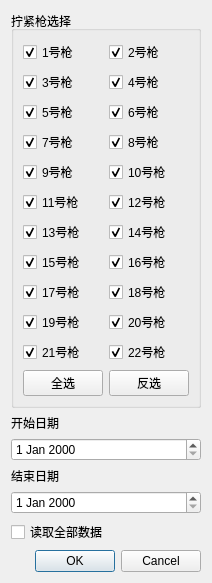
<?xml version="1.0" encoding="UTF-8"?>
<ui version="4.0">
 <class>Dialog</class>
 <widget class="QDialog" name="Dialog">
  <property name="geometry">
   <rect>
    <x>0</x>
    <y>0</y>
    <width>212</width>
    <height>491</height>
   </rect>
  </property>
  <property name="windowTitle">
   <string>Dialog</string>
  </property>
  <layout class="QVBoxLayout" name="verticalLayout" stretch="0,0">
   <item>
    <layout class="QHBoxLayout" name="horizontalLayout">
     <item>
      <layout class="QVBoxLayout" name="verticalLayout_2">
       <item>
        <widget class="QGroupBox" name="groupBox">
         <property name="sizePolicy">
          <sizepolicy hsizetype="Fixed" vsizetype="Preferred">
           <horstretch>0</horstretch>
           <verstretch>0</verstretch>
          </sizepolicy>
         </property>
         <property name="title">
          <string>拧紧枪选择</string>
         </property>
         <layout class="QFormLayout" name="formLayout">
          <item row="0" column="0">
           <widget class="QCheckBox" name="checkBoxS1">
            <property name="text">
             <string>1号枪</string>
            </property>
            <property name="checked">
             <bool>true</bool>
            </property>
            <attribute name="buttonGroup">
             <string notr="true">buttonGroup</string>
            </attribute>
           </widget>
          </item>
          <item row="0" column="1">
           <widget class="QCheckBox" name="checkBoxS2">
            <property name="text">
             <string>2号枪</string>
            </property>
            <property name="checked">
             <bool>true</bool>
            </property>
            <attribute name="buttonGroup">
             <string notr="true">buttonGroup</string>
            </attribute>
           </widget>
          </item>
          <item row="1" column="0">
           <widget class="QCheckBox" name="checkBoxS3">
            <property name="text">
             <string>3号枪</string>
            </property>
            <property name="checked">
             <bool>true</bool>
            </property>
            <attribute name="buttonGroup">
             <string notr="true">buttonGroup</string>
            </attribute>
           </widget>
          </item>
          <item row="1" column="1">
           <widget class="QCheckBox" name="checkBoxS4">
            <property name="text">
             <string>4号枪</string>
            </property>
            <property name="checked">
             <bool>true</bool>
            </property>
            <attribute name="buttonGroup">
             <string notr="true">buttonGroup</string>
            </attribute>
           </widget>
          </item>
          <item row="2" column="0">
           <widget class="QCheckBox" name="checkBoxS5">
            <property name="text">
             <string>5号枪</string>
            </property>
            <property name="checked">
             <bool>true</bool>
            </property>
            <attribute name="buttonGroup">
             <string notr="true">buttonGroup</string>
            </attribute>
           </widget>
          </item>
          <item row="2" column="1">
           <widget class="QCheckBox" name="checkBoxS6">
            <property name="text">
             <string>6号枪</string>
            </property>
            <property name="checked">
             <bool>true</bool>
            </property>
            <attribute name="buttonGroup">
             <string notr="true">buttonGroup</string>
            </attribute>
           </widget>
          </item>
          <item row="3" column="0">
           <widget class="QCheckBox" name="checkBoxS7">
            <property name="text">
             <string>7号枪</string>
            </property>
            <property name="checked">
             <bool>true</bool>
            </property>
            <attribute name="buttonGroup">
             <string notr="true">buttonGroup</string>
            </attribute>
           </widget>
          </item>
          <item row="3" column="1">
           <widget class="QCheckBox" name="checkBoxS8">
            <property name="text">
             <string>8号枪</string>
            </property>
            <property name="checked">
             <bool>true</bool>
            </property>
            <attribute name="buttonGroup">
             <string notr="true">buttonGroup</string>
            </attribute>
           </widget>
          </item>
          <item row="4" column="0">
           <widget class="QCheckBox" name="checkBoxS9">
            <property name="text">
             <string>9号枪</string>
            </property>
            <property name="checked">
             <bool>true</bool>
            </property>
            <attribute name="buttonGroup">
             <string notr="true">buttonGroup</string>
            </attribute>
           </widget>
          </item>
          <item row="4" column="1">
           <widget class="QCheckBox" name="checkBoxS10">
            <property name="text">
             <string>10号枪</string>
            </property>
            <property name="checked">
             <bool>true</bool>
            </property>
            <attribute name="buttonGroup">
             <string notr="true">buttonGroup</string>
            </attribute>
           </widget>
          </item>
          <item row="5" column="0">
           <widget class="QCheckBox" name="checkBoxS11">
            <property name="text">
             <string>11号枪</string>
            </property>
            <property name="checked">
             <bool>true</bool>
            </property>
            <attribute name="buttonGroup">
             <string notr="true">buttonGroup</string>
            </attribute>
           </widget>
          </item>
          <item row="5" column="1">
           <widget class="QCheckBox" name="checkBoxS12">
            <property name="text">
             <string>12号枪</string>
            </property>
            <property name="checked">
             <bool>true</bool>
            </property>
            <attribute name="buttonGroup">
             <string notr="true">buttonGroup</string>
            </attribute>
           </widget>
          </item>
          <item row="6" column="0">
           <widget class="QCheckBox" name="checkBoxS13">
            <property name="text">
             <string>13号枪</string>
            </property>
            <property name="checked">
             <bool>true</bool>
            </property>
            <attribute name="buttonGroup">
             <string notr="true">buttonGroup</string>
            </attribute>
           </widget>
          </item>
          <item row="6" column="1">
           <widget class="QCheckBox" name="checkBoxS14">
            <property name="text">
             <string>14号枪</string>
            </property>
            <property name="checked">
             <bool>true</bool>
            </property>
            <attribute name="buttonGroup">
             <string notr="true">buttonGroup</string>
            </attribute>
           </widget>
          </item>
          <item row="7" column="0">
           <widget class="QCheckBox" name="checkBoxS15">
            <property name="text">
             <string>15号枪</string>
            </property>
            <property name="checked">
             <bool>true</bool>
            </property>
            <attribute name="buttonGroup">
             <string notr="true">buttonGroup</string>
            </attribute>
           </widget>
          </item>
          <item row="7" column="1">
           <widget class="QCheckBox" name="checkBoxS16">
            <property name="text">
             <string>16号枪</string>
            </property>
            <property name="checked">
             <bool>true</bool>
            </property>
            <attribute name="buttonGroup">
             <string notr="true">buttonGroup</string>
            </attribute>
           </widget>
          </item>
          <item row="8" column="0">
           <widget class="QCheckBox" name="checkBoxS17">
            <property name="text">
             <string>17号枪</string>
            </property>
            <property name="checked">
             <bool>true</bool>
            </property>
            <attribute name="buttonGroup">
             <string notr="true">buttonGroup</string>
            </attribute>
           </widget>
          </item>
          <item row="8" column="1">
           <widget class="QCheckBox" name="checkBoxS18">
            <property name="text">
             <string>18号枪</string>
            </property>
            <property name="checked">
             <bool>true</bool>
            </property>
            <attribute name="buttonGroup">
             <string notr="true">buttonGroup</string>
            </attribute>
           </widget>
          </item>
          <item row="9" column="0">
           <widget class="QCheckBox" name="checkBoxS19">
            <property name="text">
             <string>19号枪</string>
            </property>
            <property name="checked">
             <bool>true</bool>
            </property>
            <attribute name="buttonGroup">
             <string notr="true">buttonGroup</string>
            </attribute>
           </widget>
          </item>
          <item row="9" column="1">
           <widget class="QCheckBox" name="checkBoxS20">
            <property name="text">
             <string>20号枪</string>
            </property>
            <property name="checked">
             <bool>true</bool>
            </property>
            <attribute name="buttonGroup">
             <string notr="true">buttonGroup</string>
            </attribute>
           </widget>
          </item>
          <item row="10" column="0">
           <widget class="QCheckBox" name="checkBoxS21">
            <property name="text">
             <string>21号枪</string>
            </property>
            <property name="checked">
             <bool>true</bool>
            </property>
            <attribute name="buttonGroup">
             <string notr="true">buttonGroup</string>
            </attribute>
           </widget>
          </item>
          <item row="10" column="1">
           <widget class="QCheckBox" name="checkBoxS22">
            <property name="text">
             <string>22号枪</string>
            </property>
            <property name="checked">
             <bool>true</bool>
            </property>
            <attribute name="buttonGroup">
             <string notr="true">buttonGroup</string>
            </attribute>
           </widget>
          </item>
          <item row="11" column="1">
           <widget class="QPushButton" name="pushButtonSelectReverse">
            <property name="sizePolicy">
             <sizepolicy hsizetype="Fixed" vsizetype="Fixed">
              <horstretch>0</horstretch>
              <verstretch>0</verstretch>
             </sizepolicy>
            </property>
            <property name="text">
             <string>反选</string>
            </property>
           </widget>
          </item>
          <item row="11" column="0">
           <widget class="QPushButton" name="pushButtonSelectAll">
            <property name="sizePolicy">
             <sizepolicy hsizetype="Fixed" vsizetype="Fixed">
              <horstretch>0</horstretch>
              <verstretch>0</verstretch>
             </sizepolicy>
            </property>
            <property name="text">
             <string>全选</string>
            </property>
           </widget>
          </item>
         </layout>
        </widget>
       </item>
       <item>
        <widget class="QLabel" name="label">
         <property name="sizePolicy">
          <sizepolicy hsizetype="Preferred" vsizetype="Fixed">
           <horstretch>0</horstretch>
           <verstretch>0</verstretch>
          </sizepolicy>
         </property>
         <property name="text">
          <string>开始日期</string>
         </property>
        </widget>
       </item>
       <item>
        <widget class="QDateEdit" name="dateEditStart"/>
       </item>
       <item>
        <widget class="QLabel" name="label_2">
         <property name="sizePolicy">
          <sizepolicy hsizetype="Preferred" vsizetype="Fixed">
           <horstretch>0</horstretch>
           <verstretch>0</verstretch>
          </sizepolicy>
         </property>
         <property name="text">
          <string>结束日期</string>
         </property>
        </widget>
       </item>
       <item>
        <widget class="QDateEdit" name="dateEditEnd"/>
       </item>
       <item>
        <widget class="QCheckBox" name="checkBoxAllData">
         <property name="text">
          <string>读取全部数据</string>
         </property>
        </widget>
       </item>
      </layout>
     </item>
    </layout>
   </item>
   <item>
    <widget class="QDialogButtonBox" name="buttonBox">
     <property name="orientation">
      <enum>Qt::Horizontal</enum>
     </property>
     <property name="standardButtons">
      <set>QDialogButtonBox::Cancel|QDialogButtonBox::Ok</set>
     </property>
    </widget>
   </item>
  </layout>
 </widget>
 <tabstops>
  <tabstop>dateEditStart</tabstop>
  <tabstop>checkBoxS22</tabstop>
  <tabstop>checkBoxS21</tabstop>
  <tabstop>checkBoxS20</tabstop>
  <tabstop>checkBoxS19</tabstop>
  <tabstop>checkBoxS18</tabstop>
  <tabstop>checkBoxS17</tabstop>
  <tabstop>checkBoxS16</tabstop>
  <tabstop>checkBoxS15</tabstop>
  <tabstop>checkBoxS14</tabstop>
  <tabstop>checkBoxS13</tabstop>
  <tabstop>checkBoxS12</tabstop>
  <tabstop>checkBoxS11</tabstop>
  <tabstop>checkBoxS10</tabstop>
  <tabstop>checkBoxS9</tabstop>
  <tabstop>checkBoxS8</tabstop>
  <tabstop>checkBoxS7</tabstop>
  <tabstop>checkBoxS6</tabstop>
  <tabstop>checkBoxS5</tabstop>
  <tabstop>checkBoxS4</tabstop>
  <tabstop>checkBoxS3</tabstop>
  <tabstop>checkBoxS2</tabstop>
  <tabstop>checkBoxS1</tabstop>
  <tabstop>dateEditEnd</tabstop>
  <tabstop>pushButtonSelectReverse</tabstop>
  <tabstop>checkBoxAllData</tabstop>
  <tabstop>pushButtonSelectAll</tabstop>
 </tabstops>
 <resources/>
 <connections>
  <connection>
   <sender>buttonBox</sender>
   <signal>accepted()</signal>
   <receiver>Dialog</receiver>
   <slot>accept()</slot>
   <hints>
    <hint type="sourcelabel">
     <x>202</x>
     <y>462</y>
    </hint>
    <hint type="destinationlabel">
     <x>157</x>
     <y>274</y>
    </hint>
   </hints>
  </connection>
  <connection>
   <sender>buttonBox</sender>
   <signal>rejected()</signal>
   <receiver>Dialog</receiver>
   <slot>reject()</slot>
   <hints>
    <hint type="sourcelabel">
     <x>202</x>
     <y>462</y>
    </hint>
    <hint type="destinationlabel">
     <x>211</x>
     <y>274</y>
    </hint>
   </hints>
  </connection>
  <connection>
   <sender>checkBoxAllData</sender>
   <signal>clicked(bool)</signal>
   <receiver>dateEditEnd</receiver>
   <slot>setDisabled(bool)</slot>
   <hints>
    <hint type="sourcelabel">
     <x>38</x>
     <y>446</y>
    </hint>
    <hint type="destinationlabel">
     <x>70</x>
     <y>416</y>
    </hint>
   </hints>
  </connection>
  <connection>
   <sender>checkBoxAllData</sender>
   <signal>clicked(bool)</signal>
   <receiver>dateEditStart</receiver>
   <slot>setDisabled(bool)</slot>
   <hints>
    <hint type="sourcelabel">
     <x>124</x>
     <y>448</y>
    </hint>
    <hint type="destinationlabel">
     <x>142</x>
     <y>375</y>
    </hint>
   </hints>
  </connection>
 </connections>
 <buttongroups>
  <buttongroup name="buttonGroup">
   <property name="exclusive">
    <bool>false</bool>
   </property>
  </buttongroup>
 </buttongroups>
</ui>
